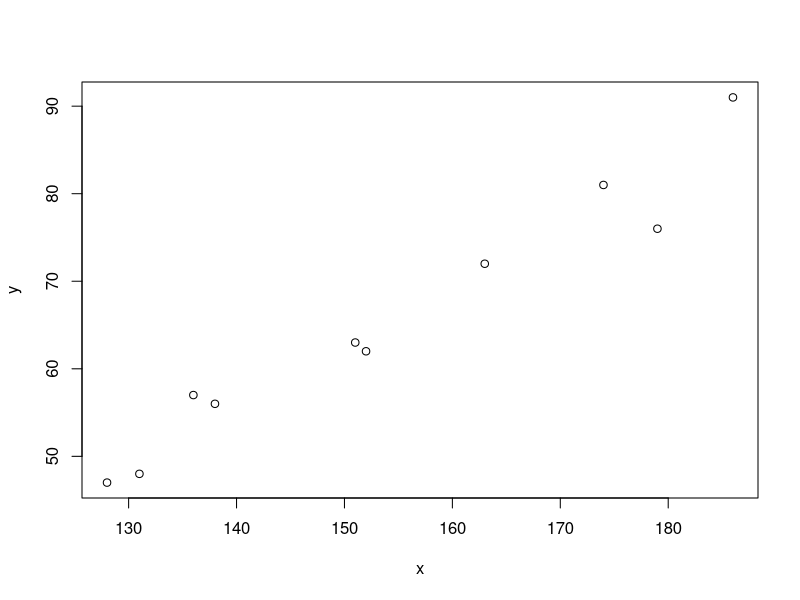

Reproduce this figure in R.
x <- c(151, 174, 138, 186, 128, 136, 179, 163, 152, 131)
y <- c(63, 81, 56, 91, 47, 57, 76, 72, 62, 48)

plot(x,y)

# Apply the lm() function, lm stands for linear model

relation <- lm(y~x) # puts in a variable named relation the values associated with a linear regression of y as a function of x
# in this form, it assumes that the intercept is not 0

names(relation) # gives quite a few important parameters that are included in the object relation
summary(relation) # gives you a summary of important (same as above + additional) values compiled into a readable table. To obtain some of the values like 
# the R square or other things, you type
names(summary(relation))

# the regression line that will be go through the cloud of point will be of the form y = ax + b

relation$coefficients # is a vector that gives the coefficients of the regression 
relation$coefficients[1] # gives the intercept of the regression line or the coefficient b
relation$coefficients[2] # gives the slope of the regression line or the coefficient a

# you may thus also retrieve the coefficients of the regression using

summary(relation)$coefficients # you now have also access to the standard error on the intercept (first row) and on the slope
# (second row), the t value  gives the results of the t-test associated with testing the significance of the parameter listed 
# in the first column, and Pr(>|t|) gives you the p-value for that t-test 

# You could thus retrieve the value for the slope using 
summary(relation)$coefficients[2,1] #second row of the first column 

# You could thus retrieve the value for the intercept using 
summary(relation)$coefficients[1,1] #first row of the first column 

# So essentially relation$coefficients[1] is the same as summary(relation)$coefficients[1,1] and
# relation$coefficients[2] is the same as summary(relation)$coefficients[2,1]

# OK, now you want the intercept to be 0, you write
relation_no_intercept <- lm(y~x+0) 
relation_no_intercept$coefficients # now only has one value for the slope


